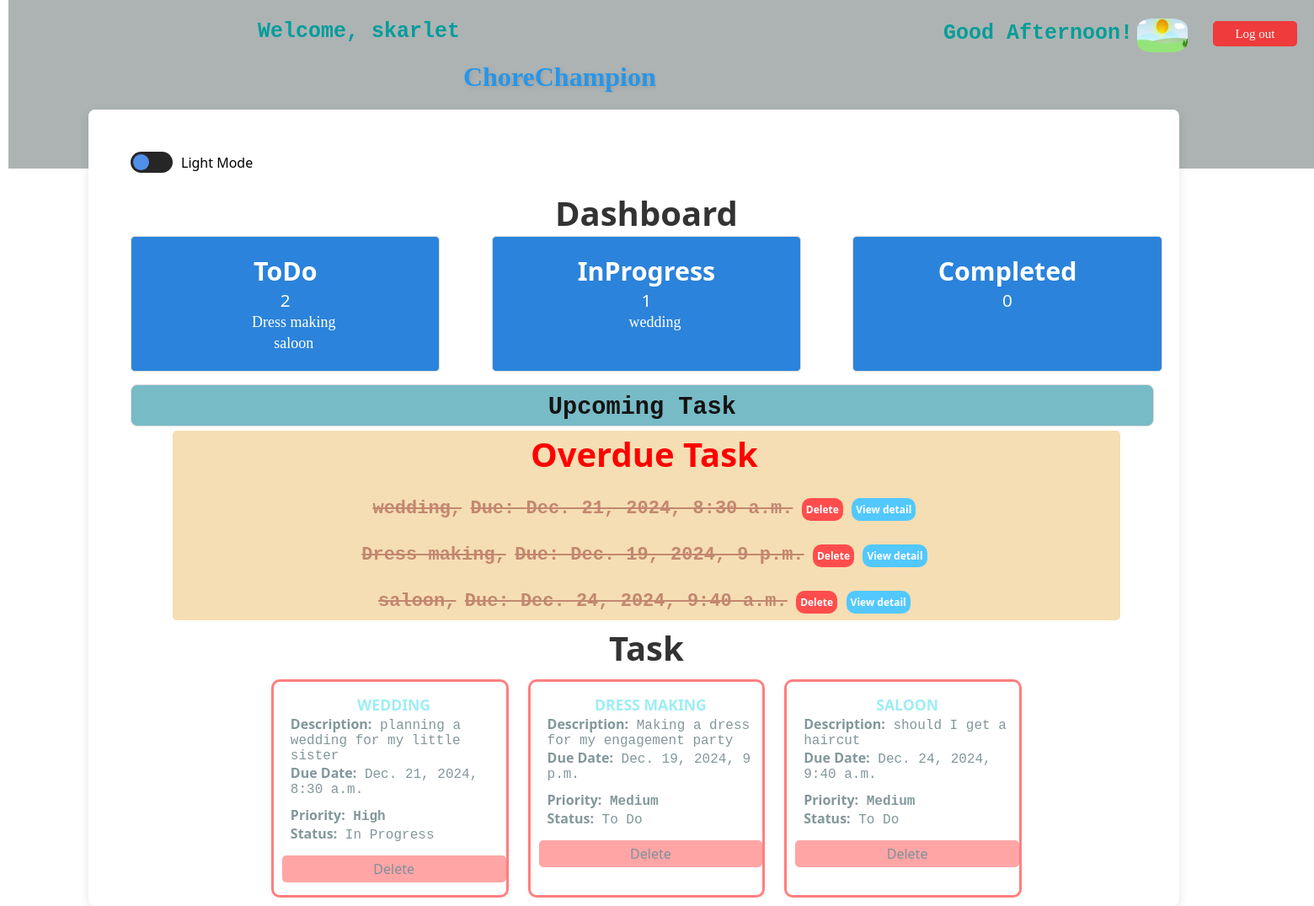
Screenshot of /dashboard/ (signed in) with the database file from the repository.
### task_app/models.py (models this page shows)
class Task(models.Model):
    username = models.ForeignKey(User, on_delete=models.CASCADE)
    title = models.CharField(max_length=100 , blank=True, null=True)
    description = models.TextField(blank=True, null=True)
    due_date = models.DateTimeField(default=timezone.now)
    status = models.CharField(max_length=12, choices=StatusChoices.choices, default=StatusChoices.TO_DO)
    priority = models.CharField(max_length=6, choices=PriorityChoices.choices, default=PriorityChoices.LOW)
    def __str__(self):
        return f" {self.title}"
    @property
    def is_overdue_and_incomplete(self):
        return self.status != 'completed' and timezone.now() > self.due_date

### task_app/views.py (the view)
# urls.py: path('dashboard/', views.dashboard, name='dashboard'),
@login_required
def dashboard(request):
    tasks = Task.objects.filter(username=request.user)
    current_hour = datetime.now().hour
    if 6 <= current_hour < 12:
        greeting = "Good Morning!"
        time_of_day = 'morning'
    elif 12 <= current_hour < 18:
        greeting = "Good Afternoon!"
        time_of_day = 'day'
    elif 18 <= current_hour < 22:
        greeting = "Good Evening!"
        time_of_day = 'night'
    else:
        greeting = "Good Night!"
        time_of_day = 'Late night'
    upcoming_tasks = tasks.filter(due_date__gte=timezone.now(), due_date__lte=timezone.now() + timedelta(days=7)).order_by('due_date')
    tasks_by_status = {
        'to_do': tasks.filter(status='to_do').count(),
        'in_progress': tasks.filter(status='in_progress').count(),
        'completed': tasks.filter(status='completed').count(),
    }
    tasks_todo = {
        'to_do': tasks.filter(status='to_do'),
        'in_progress' : tasks.filter(status='in_progress'),
        'complete' : tasks.filter(status='complete'),
    }
    return render(request, 'task-app/dashboard.html', {
        'tasks': tasks,
        'upcoming_tasks': upcoming_tasks,
        'tasks_by_status': tasks_by_status,
        'time_of_day':time_of_day,
        'greeting': greeting,
        'tasks_todo': tasks_todo
    })

### templates/task-app/dashboard.html (shortened to what this page needs)
{% extends "partials/base.html" %}
{% load static %}
{% block body %}
<section class="body">
    <div class="dashboard-container">
        <div class="theme-toggle">
            <label class="switch">
                <span class="slider"></span>
            </label>
            <span id="themeLabel">Light Mode</span>
        </div>
        <h1>Dashboard</h1>
        <div class="cards-container">
            <div class="card">
                <h3>ToDo</h3>
                <p>{{ tasks_by_status.to_do }}</p>
                <ul>
                    {% for task in tasks_todo.to_do  %}
                        <li><p><a href="{% url 'task_app:task_detail' task.id %}">{{ task }}</a></p></li>
                    {% endfor %}
                </ul>
            </div>
            <div class="card">
                <h3>InProgress</h3>
                <p>{{ tasks_by_status.in_progress }}</p>
                <ul>
                    {% for task in tasks_todo.in_progress  %}
                        <li><p><a href="{% url 'task_app:task_detail' task.id %}">{{ task }}</a></p></li>
                    {% endfor %}
                </ul>
            </div>
            <div class="card">
                <h3>Completed</h3>
                <p>{{ tasks_by_status.completed }}</p>
            </div>
        </div>
        <div class="upcoming-tasks">
            <h1>Upcoming Task</h1>
        </div>
        <div class="overdue-btn">
            <ul>
                <h1 style="color: Red;background-color: wheat;border-radius: 5px;padding: 0 5px 5px 0;margin-right: 50px;">Overdue Task
                {% for task in tasks %}
                    {% if task.is_overdue_and_incomplete %}
                        <li>
                            <strong class="list-duedate">{{ task.title }},</strong>
                            <strong class="list-duedate">Due: {{ task.due_date }}</strong>
                            <a href="{% url 'task_app:confirm_delete_task' task.id %}" class="delete-button">Delete</a>
                            <a href="{% url 'task_app:task_detail' task.id %}" class="review-button">View detail</a>
                        </li>
                    {% endif %}
                {% endfor %}
                </h1>
            </ul>
        </div>
            <h1>Task</h1>
            <div id="taskContainer" class="tasks-container {% if task.is_overdue_and_incomplete %}overdue{% endif %} ">
                {% for task in tasks %}
                    <div class="tasks-card {% if task.is_overdue_and_incomplete %}overdue{% endif %}" data-priority="{{ task.priority }}">
                            <a class= "detail-view" href="{% url 'task_app:task_detail' task.id %}"><h3>{{ task.title }}</h3></a>
                            <p><strong>Description:</strong> {{ task.description }}</p>
                            <p><strong>Due Date:</strong> {{ task.due_date }}</p>
                            <p class="priority-labels"><strong>Priority:</strong> {{ task.get_priority_display }}</p>
                            <p><strong>Status:</strong> {{ task.get_status_display }}</p>
                            <a href="{% url 'task_app:confirm_delete_task' task.id %}" class="delete-button">Delete</a>
                    </div>
                {% endfor %}
        </div>
    </div>
</section>
{% endblock body %}

### templates/partials/base.html (shortened to what this page needs)
{% load static %}
<!DOCTYPE html>
<html lang="en">
<head>
    <link rel="stylesheet" href="{% static 'css/styles.css' %}">
    <link rel="stylesheet" href="{% static 'css/form.css' %}">
    <link rel="stylesheet" href="{% static 'css/table.css' %}">
    <link rel="stylesheet" href="https://cdnjs.cloudflare.com/ajax/libs/font-awesome/5.15.4/css/all.min.css">
</head>
<body>
<header class="auth-container">
    {% if request.user.is_authenticated %}
        <form action="{% url 'authentication:logout' %}" method="POST">
            <button type= "submit" class="btn">Log out</button>
        </form>
        <h3>
            Welcome, {{ request.user }}
        </h3>
    {% else %}
        <a href="{% url 'authentication:login' %}">Log in</a>
    {% endif %}
</header>
<body>
 {% include "./header.html" %}
{% block body %}
{% endblock body %}
</body>
</html>

### static/css/styles.css (style rules this page uses)
* { margin: 0; padding: 0; box-sizing: border-box; font-family: 'Segoe UI', Tahoma, Geneva, Verdana, sans-serif; overflow-y: hidden; }
header { z-index: 999; position: absolute; top: 0; left: 0; width: 100%; display: flex; justify-content: space-between; align-items: center; padding: 13px 80px; transition: 0.5s ease; }
section { padding: 100px 200px; }

### static/css/form.css (style rules this page uses)
* { margin: 0; padding: 0; box-sizing: border-box; font-family: 'Segoe UI', Tahoma, Geneva, Verdana, sans-serif; overflow-x: hidden; overflow-y: scroll; }
.body { font-family: Arial, sans-serif; background-color: #adb3b3; display: flex; justify-content: center; align-items: center; width: 100%; margin-left: 10px; }
.dashboard-container { position: absolute; width: 83%; background-color: #fff; padding: 50px 20px 10px 50px; border-radius: 8px; box-shadow: 0 4px 12px rgba(0, 0, 0, 0.1); left: 105px; top: 130px; }
.dashboard-container h1 { color: #333; text-align: center; margin-top: 5px; font-size: 2.5rem; }
.cards-container { display: flex; justify-content: center; width: 100%; gap: 5%; }
.card { flex: 1; background-color: #007bff; color: white; border-radius: 8px; padding: 10px 10px 10px 10px; text-align: center; transition: background-color 0.3s ease; cursor: pointer; }
.card h3 { font-size: 1.9em; width: auto; }
.card p { font-size: 1.3em; color: #fafbfc; }
.card ul li a { display: block; text-align: center; font-family: cursive; font-size: 18px; line-height: 1.4; margin-left: 20px; color: white; text-decoration: none; }
.tasks-container { display: flex; flex-wrap: wrap; justify-content: center; gap: 23px; }
.tasks-container .overdue { pointer-events: none; border: 3px solid red; text-decoration: dotted; }
.tasks-card { background-color: #ffffff; border-radius: 10px; box-shadow: 0 4px 8px rgba(0, 0, 0, 0.1); padding:0 0px 5px 10px; width: 23%; margin-top: 10px; transition: transform 0.3s; }
.tasks-card h3 { text-align: center; color: #3bddef; font-size: 1.1em; text-transform: uppercase; }
.tasks-card p { color: #08323a; font-family: monospace; font-size: 16px; margin-left: 10px; }
.priority-labels { font-weight: bold; font-size: 500; margin-top: 10px; }
.overdue-btn { margin-left: 50px; }
.overdue-btn .delete-button { background-color: #ff4d4d; color: white; font-size: 12px; text-decoration: none; padding: 5px 5px; border: none; border-radius: 10px; cursor: pointer; }
.overdue-btn .review-button { background-color: #52c8fe; color: white; text-decoration: none; padding: 5px 5px; border: none; border-radius: 10px; cursor: pointer; font-size: 12px; }
.tasks-card a { display: block; text-align: center; margin-top: 15px; color: #0d0d0e; text-decoration: none; }
.tasks-container .overdue .delete-button { cursor: not-allowed; color: #03243a; pointer-events: none; }
.tasks-card .delete-button { background-color: #ff4d4d; color: white; padding: 5px 5px; border: none; border-radius: 5px; cursor: pointer; margin-bottom: 10px; }
.tasks-card[data-priority="high"] { border-left: 5px solid red; }
.tasks-card[data-priority="medium"] { border-left: 5px solid green; }
.upcoming-tasks { background-color: #77bbc7; border: 1px solid #ddd; border-radius: 8px; padding: 5px 0 ; margin: 15px 0 0 0; margin-right: 10px; }
.upcoming-tasks h1 { color: #151313; font-size: 2.2em; font-family: monospace; }
body ul li { animation:slideinright 3s ease-in; color: rgb(253, 254, 255); }
.list-duedate { color: rgb(146, 50, 50); opacity: 0.5; text-decoration: line-through; font-weight: 900; font-size: 22px; font-family: monospace; }
.tasks-container .overdue { pointer-events: none; border: 3px solid red; text-decoration: dotted; opacity: 0.5; }
.card { background-color: #2b83db; border: 1px solid #ddd; padding: 20px; border-radius: 5px; text-align: center; }
.theme-toggle { display: flex; align-items: center; margin-bottom: 20px; }
.switch { position: relative; display: inline-block; width: 50px; height: 25px; margin-right: 10px; }
.slider { position: absolute; cursor: pointer; top: 0; left: 0; right: 0; bottom: 0; background-color: #272626; transition: 0.4s; border-radius: 25px; }
.slider:before { position: absolute; content: ""; height: 19px; width: 19px; left: 3px; bottom: 3px; background-color: rgb(80, 144, 233); transition: 0.4s; border-radius: 50%; }

### rows the page displays
Task: title "Dress making", due_date "Dec. 19, 2024, 9 p.m.", title "DRESS MAKING", description "Making a dress for my engagement party", priority "Medium", status "To Do"
Task: title "saloon", due_date "Dec. 24, 2024, 9:40 a.m.", title "SALOON", description "should I get a haircut", priority "Medium", status "To Do"
Task: title "wedding", due_date "Dec. 21, 2024, 8:30 a.m.", title "WEDDING", description "planning a wedding for my little sister", priority "High", status "In Progress"

### other values shown
{{ request.user }} "skarlet"
{{ greeting }} "Good Afternoon!"
{{ tasks_by_status.to_do }} "2"
{{ tasks_by_status.in_progress }} "1"
{{ tasks_by_status.completed }} "0"
